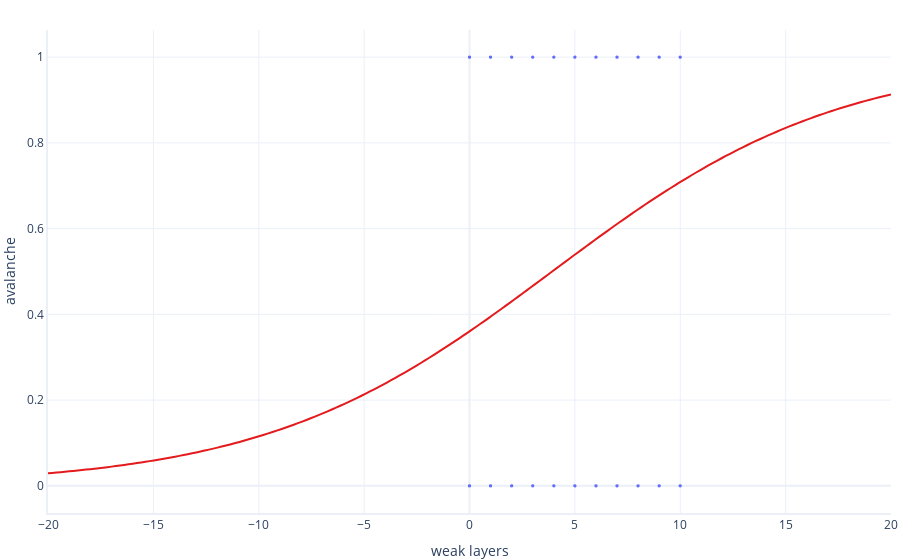

Here is the notebook cell this chart was saved with:
### Markdown cell above
It's hard to see the s-shape of the trendline, because the number of weak layers of snow, and the likelihood of an avalanche, are only weakly related. If we zoom out, we can get a slightly better view

### Code cell
graphing.scatter_2D(test, label_x="weak_layers", label_y="avalanche", x_range=[-20,20], trendline=predict)
